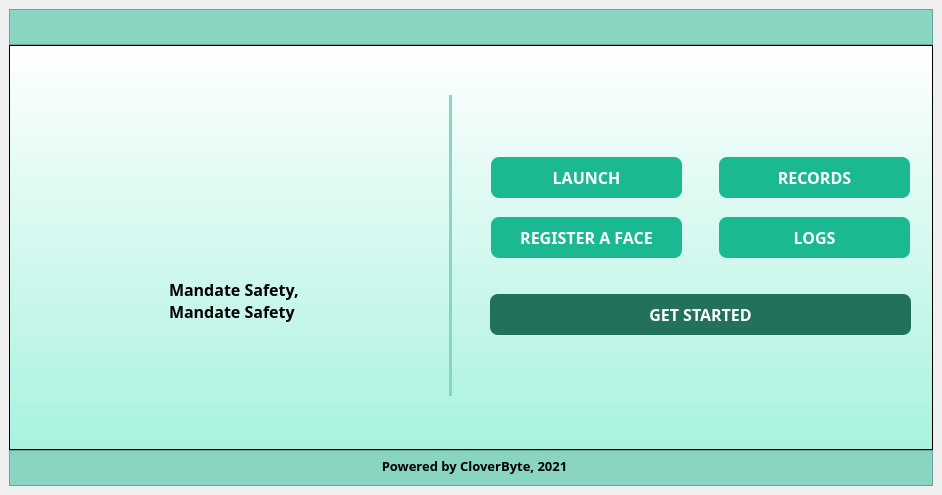
<?xml version="1.0" encoding="UTF-8"?>
<ui version="4.0">
 <class>MainWindow</class>
 <widget class="QMainWindow" name="MainWindow">
  <property name="geometry">
   <rect>
    <x>0</x>
    <y>0</y>
    <width>942</width>
    <height>495</height>
   </rect>
  </property>
  <property name="windowTitle">
   <string>MainWindow</string>
  </property>
  <widget class="QWidget" name="centralwidget">
   <layout class="QVBoxLayout" name="verticalLayout">
    <property name="spacing">
     <number>0</number>
    </property>
    <item>
     <widget class="QFrame" name="frame_3">
      <property name="minimumSize">
       <size>
        <width>0</width>
        <height>36</height>
       </size>
      </property>
      <property name="maximumSize">
       <size>
        <width>16777215</width>
        <height>36</height>
       </size>
      </property>
      <property name="styleSheet">
       <string notr="true">background-color: rgb(137, 213, 194)</string>
      </property>
      <property name="frameShape">
       <enum>QFrame::StyledPanel</enum>
      </property>
      <property name="frameShadow">
       <enum>QFrame::Raised</enum>
      </property>
      <widget class="QLabel" name="label_3">
       <property name="geometry">
        <rect>
         <x>10</x>
         <y>5</y>
         <width>81</width>
         <height>31</height>
        </rect>
       </property>
       <property name="styleSheet">
        <string notr="true">background: transparent</string>
       </property>
       <property name="text">
        <string/>
       </property>
       <property name="pixmap">
        <pixmap resource="resources.qrc">:/newPrefix/logo.png</pixmap>
       </property>
       <property name="scaledContents">
        <bool>true</bool>
       </property>
      </widget>
     </widget>
    </item>
    <item>
     <widget class="QFrame" name="frame">
      <property name="styleSheet">
       <string notr="true">background-color: qlineargradient(spread:pad, x1:0.5, y1:1, x2:0.5, y2:0, stop:0 rgba(168, 242, 223, 255), stop:1 rgba(255, 255, 255, 255))</string>
      </property>
      <property name="frameShape">
       <enum>QFrame::StyledPanel</enum>
      </property>
      <property name="frameShadow">
       <enum>QFrame::Raised</enum>
      </property>
      <widget class="QPushButton" name="pushButton_2">
       <property name="geometry">
        <rect>
         <x>482</x>
         <y>112</y>
         <width>191</width>
         <height>41</height>
        </rect>
       </property>
       <property name="minimumSize">
        <size>
         <width>191</width>
         <height>41</height>
        </size>
       </property>
       <property name="font">
        <font>
         <family>Work Sans</family>
         <pointsize>12</pointsize>
         <weight>75</weight>
         <bold>true</bold>
        </font>
       </property>
       <property name="styleSheet">
        <string notr="true">QPushButton{
	background-color: rgb(27, 185, 146);
	border: none;
	color: rgb(255, 255, 255);
	border-radius: 8px;
}
QPushButton: hover{
	background-color: rgb(31, 211, 166)
	border: none;
	color: rgb(255, 255, 255);
	border-radius: 8px;
}
QPushButton: pressed{
	background-color: rgb(31, 211, 166)
	border: none;
	color: rgb(255, 255, 255);
	border-radius: 8px;
	padding-top: -5px;
}</string>
       </property>
       <property name="text">
        <string>LAUNCH</string>
       </property>
       <property name="flat">
        <bool>false</bool>
       </property>
      </widget>
      <widget class="QWidget" name="widget" native="true">
       <property name="geometry">
        <rect>
         <x>440</x>
         <y>50</y>
         <width>3</width>
         <height>301</height>
        </rect>
       </property>
       <property name="minimumSize">
        <size>
         <width>3</width>
         <height>301</height>
        </size>
       </property>
       <property name="maximumSize">
        <size>
         <width>16777215</width>
         <height>16777215</height>
        </size>
       </property>
       <property name="styleSheet">
        <string notr="true">background-color: rgb(137, 213, 194)</string>
       </property>
      </widget>
      <widget class="QPushButton" name="pushButton_3">
       <property name="geometry">
        <rect>
         <x>710</x>
         <y>112</y>
         <width>191</width>
         <height>41</height>
        </rect>
       </property>
       <property name="minimumSize">
        <size>
         <width>191</width>
         <height>41</height>
        </size>
       </property>
       <property name="font">
        <font>
         <family>Work Sans</family>
         <pointsize>12</pointsize>
         <weight>75</weight>
         <bold>true</bold>
        </font>
       </property>
       <property name="styleSheet">
        <string notr="true">QPushButton{
	background-color: rgb(27, 185, 146);
	border: none;
	color: rgb(255, 255, 255);
	border-radius: 8px;
}
QPushButton: hover{
	background-color: rgb(31, 211, 166)
	border: none;
	color: rgb(255, 255, 255);
	border-radius: 8px;
}
QPushButton: pressed{
	background-color: rgb(31, 211, 166)
	border: none;
	color: rgb(255, 255, 255);
	border-radius: 8px;
	padding-top: -5px;
}</string>
       </property>
       <property name="text">
        <string>RECORDS</string>
       </property>
       <property name="flat">
        <bool>false</bool>
       </property>
      </widget>
      <widget class="QPushButton" name="pushButton_4">
       <property name="geometry">
        <rect>
         <x>482</x>
         <y>172</y>
         <width>191</width>
         <height>41</height>
        </rect>
       </property>
       <property name="minimumSize">
        <size>
         <width>191</width>
         <height>41</height>
        </size>
       </property>
       <property name="font">
        <font>
         <family>Work Sans</family>
         <pointsize>12</pointsize>
         <weight>75</weight>
         <bold>true</bold>
        </font>
       </property>
       <property name="styleSheet">
        <string notr="true">QPushButton{
	background-color: rgb(27, 185, 146);
	border: none;
	color: rgb(255, 255, 255);
	border-radius: 8px;
}
QPushButton: hover{
	background-color: rgb(31, 211, 166)
	border: none;
	color: rgb(255, 255, 255);
	border-radius: 8px;
}
QPushButton: pressed{
	background-color: rgb(31, 211, 166)
	border: none;
	color: rgb(255, 255, 255);
	border-radius: 8px;
	padding-top: -5px;
}</string>
       </property>
       <property name="text">
        <string>REGISTER A FACE</string>
       </property>
       <property name="flat">
        <bool>false</bool>
       </property>
      </widget>
      <widget class="QPushButton" name="pushButton_6">
       <property name="geometry">
        <rect>
         <x>710</x>
         <y>172</y>
         <width>191</width>
         <height>41</height>
        </rect>
       </property>
       <property name="minimumSize">
        <size>
         <width>191</width>
         <height>41</height>
        </size>
       </property>
       <property name="font">
        <font>
         <family>Work Sans</family>
         <pointsize>12</pointsize>
         <weight>75</weight>
         <bold>true</bold>
        </font>
       </property>
       <property name="styleSheet">
        <string notr="true">QPushButton{
	background-color: rgb(27, 185, 146);
	border: none;
	color: rgb(255, 255, 255);
	border-radius: 8px;
}
QPushButton: hover{
	background-color: rgb(31, 211, 166)
	border: none;
	color: rgb(255, 255, 255);
	border-radius: 8px;
}
QPushButton: pressed{
	background-color: rgb(31, 211, 166)
	border: none;
	color: rgb(255, 255, 255);
	border-radius: 8px;
	padding-top: -5px;
}</string>
       </property>
       <property name="text">
        <string>LOGS</string>
       </property>
       <property name="flat">
        <bool>false</bool>
       </property>
      </widget>
      <widget class="QPushButton" name="pushButton_7">
       <property name="geometry">
        <rect>
         <x>481</x>
         <y>249</y>
         <width>421</width>
         <height>41</height>
        </rect>
       </property>
       <property name="minimumSize">
        <size>
         <width>421</width>
         <height>41</height>
        </size>
       </property>
       <property name="font">
        <font>
         <family>Work Sans</family>
         <pointsize>12</pointsize>
         <weight>75</weight>
         <bold>true</bold>
        </font>
       </property>
       <property name="styleSheet">
        <string notr="true">QPushButton{
	background-color: rgb(33, 113, 93);
	border: none;
	color: rgb(255, 255, 255);
	border-radius: 8px;
}
QPushButton: hover{
	background-color: rgb(33, 113, 93);
	border: none;
	color: rgb(255, 255, 255);
	border-radius: 8px;
}
QPushButton: pressed{
	background-color: rgb(33, 113, 93);
	border: none;
	color: rgb(255, 255, 255);
	border-radius: 8px;
	padding-top: -5px;
}</string>
       </property>
       <property name="text">
        <string>GET STARTED</string>
       </property>
       <property name="flat">
        <bool>false</bool>
       </property>
      </widget>
      <widget class="QLabel" name="label_2">
       <property name="geometry">
        <rect>
         <x>160</x>
         <y>220</y>
         <width>151</width>
         <height>71</height>
        </rect>
       </property>
       <property name="minimumSize">
        <size>
         <width>151</width>
         <height>71</height>
        </size>
       </property>
       <property name="font">
        <font>
         <family>Work Sans SemiBold</family>
         <pointsize>12</pointsize>
         <weight>75</weight>
         <bold>true</bold>
        </font>
       </property>
       <property name="styleSheet">
        <string notr="true">background: transparent</string>
       </property>
       <property name="text">
        <string>Mandate Safety, 
Mandate Safety</string>
       </property>
      </widget>
      <widget class="QLabel" name="label">
       <property name="geometry">
        <rect>
         <x>100</x>
         <y>130</y>
         <width>241</width>
         <height>101</height>
        </rect>
       </property>
       <property name="styleSheet">
        <string notr="true">background: transparent</string>
       </property>
       <property name="text">
        <string/>
       </property>
       <property name="pixmap">
        <pixmap resource="resources.qrc">:/newPrefix/logo.png</pixmap>
       </property>
       <property name="scaledContents">
        <bool>true</bool>
       </property>
      </widget>
     </widget>
    </item>
    <item>
     <widget class="QFrame" name="frame_2">
      <property name="minimumSize">
       <size>
        <width>0</width>
        <height>36</height>
       </size>
      </property>
      <property name="maximumSize">
       <size>
        <width>16777215</width>
        <height>36</height>
       </size>
      </property>
      <property name="styleSheet">
       <string notr="true">background-color: rgb(137, 213, 194)</string>
      </property>
      <property name="frameShape">
       <enum>QFrame::StyledPanel</enum>
      </property>
      <property name="frameShadow">
       <enum>QFrame::Raised</enum>
      </property>
      <widget class="QLabel" name="label_4">
       <property name="geometry">
        <rect>
         <x>340</x>
         <y>-20</y>
         <width>251</width>
         <height>71</height>
        </rect>
       </property>
       <property name="minimumSize">
        <size>
         <width>151</width>
         <height>71</height>
        </size>
       </property>
       <property name="font">
        <font>
         <family>Work Sans SemiBold</family>
         <pointsize>10</pointsize>
         <weight>75</weight>
         <bold>true</bold>
        </font>
       </property>
       <property name="styleSheet">
        <string notr="true">background: transparent</string>
       </property>
       <property name="text">
        <string>Powered by CloverByte, 2021</string>
       </property>
       <property name="alignment">
        <set>Qt::AlignCenter</set>
       </property>
      </widget>
     </widget>
    </item>
   </layout>
  </widget>
 </widget>
 <resources>
  <include location="resources.qrc"/>
 </resources>
 <connections/>
</ui>
